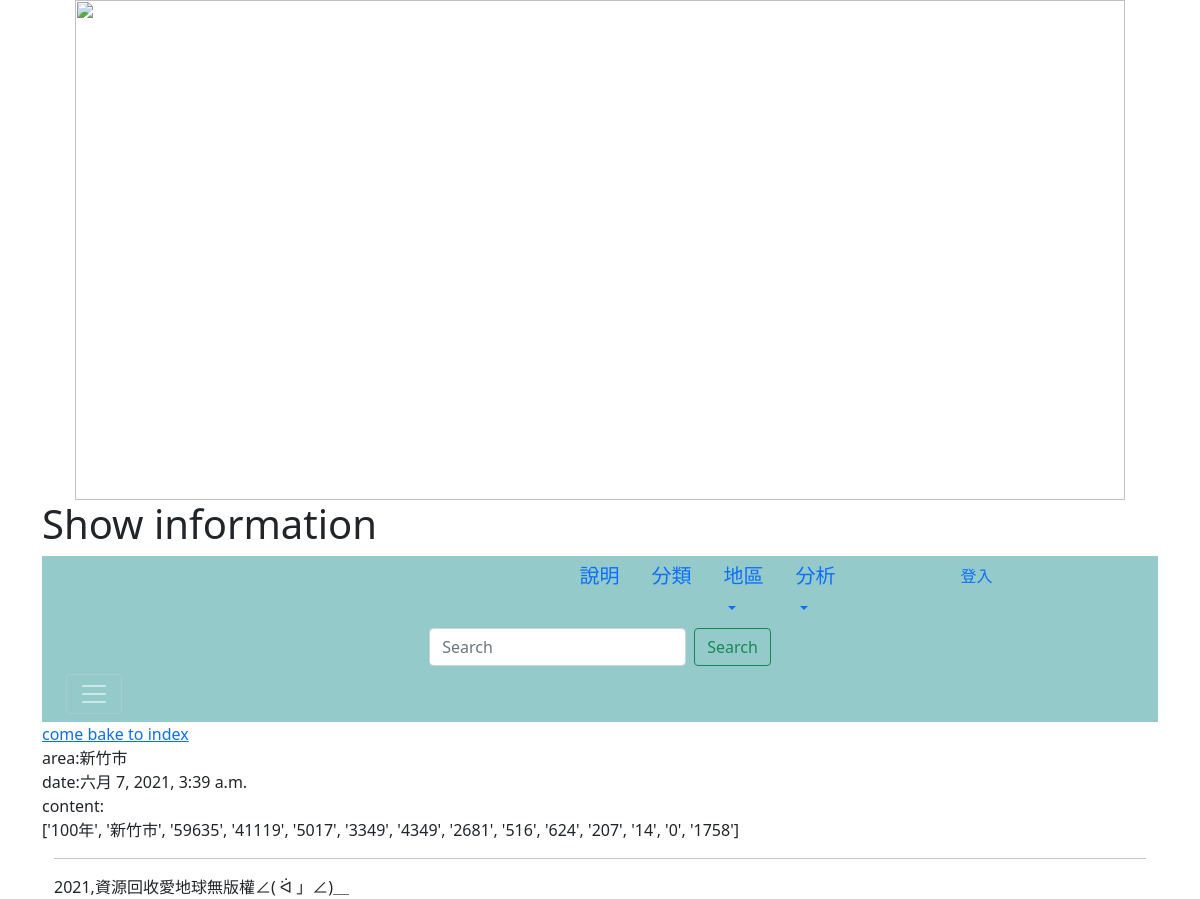
/show58/, run on the app's committed database.
### mysite/models.py (models this page shows, shortened)
class Post(models.Model):
    year = models.CharField(max_length=200)
    title = models.CharField(max_length=200)
    body = models.TextField()
    pub_date = models.DateTimeField(default=timezone.now)
    class Meta:
        ordering = ('-pub_date',)

### mysite/views.py (the view)
# urls.py: path('show<int:id>/', show),
def show(request, id):
	try:
		target=Post.objects.get(id=id)
	except:
		return redirect("/")
	return render(request, "showpost.html", locals())

### templates/showpost.html (shortened to what this page needs)
{% extends "base.html" %}
{% block headmessage %} <h1>Show information</h1> {% endblock %}
{% block content %}
<a href="/">come bake to index</a><br>
area:{{target.title}}<br>
date:{{target.pub_date}}<br>
content:<br>
{{target.body}}
{% endblock %}

### data on the page
Post: title "新竹市", pub_date "六月 7, 2021, 3:39 a.m.", body "['100年', '新竹市', '59635', '41119', '5017', '3349', '4349', '2681', '516', '624', '207', '14', '0', '1758']"
